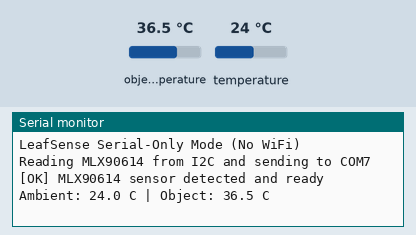
This sketch was run on a simulated ESP32. On the bench: the last lines printed to the serial monitor. Inputs (shaded band) come from the test bench; at power-on: object temperature 36.5 °C, temperature 24 °C.

Above: at 1.7 s.
1.8 s: object temperature set to 20 °C
At 2.7 s:
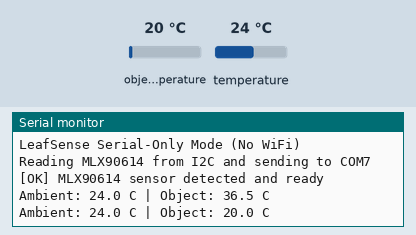
3.3 s: temperature set to 12 °C
At 4.6 s:
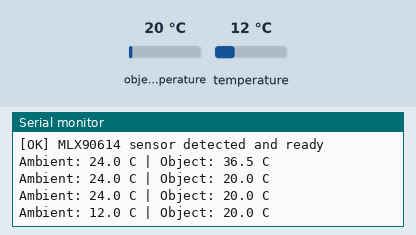
4.8 s: object temperature set to 26 °C
At 5.8 s:
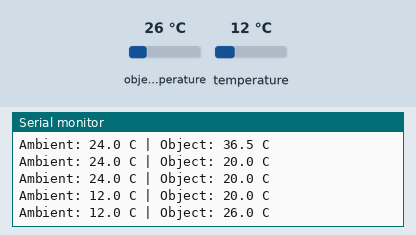
Timing chart, 0 to 7.8 s (numbered marks = the images above; inputs shaded):
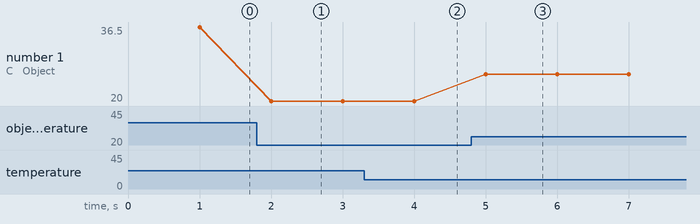

The sketch:

LeafSense_debug.ino
```cpp
#include <Wire.h>
#include <Adafruit_MLX90614.h>

// MLX90614 sensor on I2C (SDA=21, SCL=22)
Adafruit_MLX90614 mlx = Adafruit_MLX90614();

unsigned long lastReadTime = 0;
const unsigned long READ_INTERVAL = 1000; // Read every 1 second

void setup() {
  Serial.begin(115200);
  delay(500);

  Serial.println();
  Serial.println("LeafSense Serial-Only Mode (No WiFi)");
  Serial.println("Reading MLX90614 from I2C and sending to COM7");
  Serial.println();

  Wire.begin(21, 22);

  if (!mlx.begin()) {
    Serial.println("[ERROR] MLX90614 sensor not detected. Check wiring:");
    Serial.println("  SDA -> GPIO 21");
    Serial.println("  SCL -> GPIO 22");
    Serial.println("  VIN -> 3.3V");
    Serial.println("  GND -> GND");
    while (1) {
      delay(1000);
    }
  }

  Serial.println("[OK] MLX90614 sensor detected and ready");
  Serial.println();
}

void loop() {
  unsigned long now = millis();

  if (now - lastReadTime >= READ_INTERVAL) {
    lastReadTime = now;

    float ambientTemp = mlx.readAmbientTempC();
    float objectTemp = mlx.readObjectTempC();

    // Format: "Ambient: XX.X C | Object: YY.Y C"
    // This format matches Flask's serial parser
    Serial.print("Ambient: ");
    Serial.print(ambientTemp, 1);
    Serial.print(" C | Object: ");
    Serial.print(objectTemp, 1);
    Serial.println(" C");
  }
}
```

Measured:
- after the input at 1.8 s, the serial monitor: prints a new line after 0.20 s (image 1)
- after the input at 3.3 s, the serial monitor: prints a new line after 0.70 s (image 2)
- after the input at 4.8 s, the serial monitor: prints a new line after 0.20 s (image 3)
- plotted number 1: 36.5 → 20 after the input at 1.8 s, 20 → 26 after the input at 4.8 s
